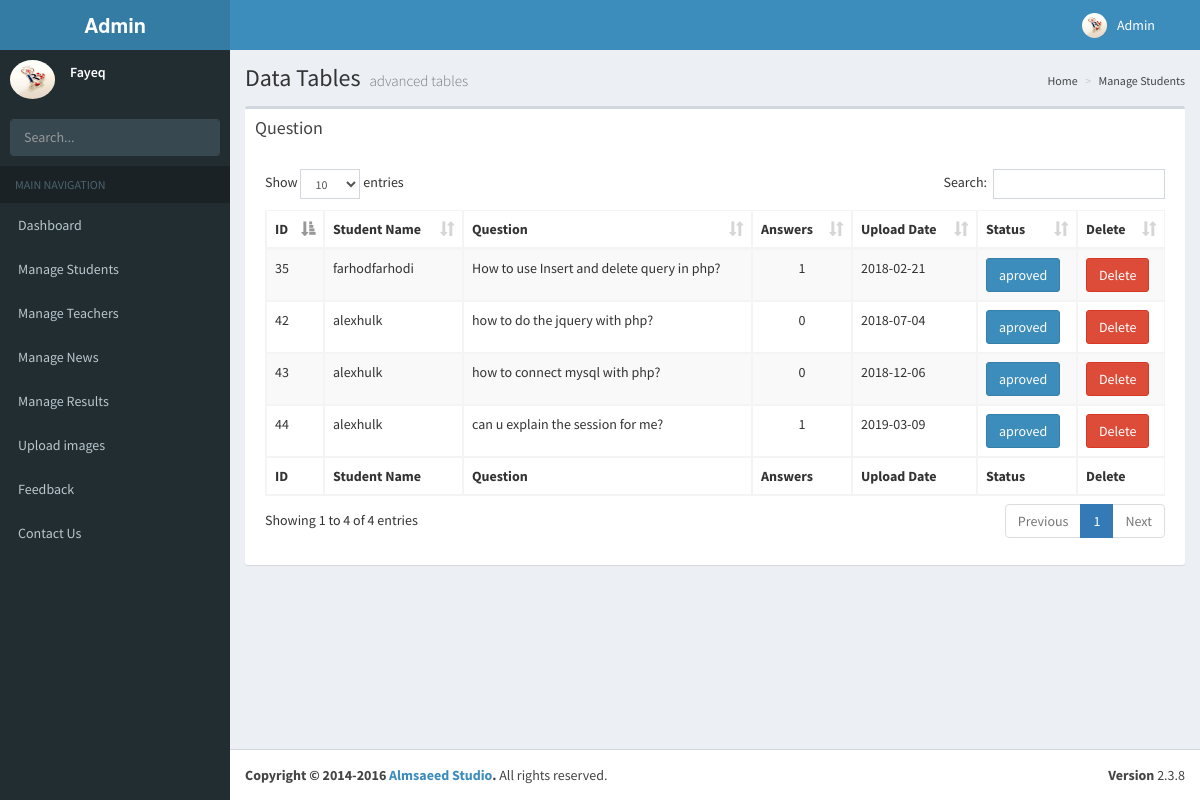
Screenshot of /admin/questions.php (signed in) with the database file from the repository.
### tables this page shows
CREATE TABLE `questions` (
  `Question_id` int(11) NOT NULL,
  `Question` text NOT NULL,
  `Student_id` int(11) DEFAULT NULL,
  `question_date` date NOT NULL,
  `question_status` enum('noaprove','aproved') NOT NULL DEFAULT 'noaprove'
);

CREATE TABLE `students` (
  `Student_id` int(11) NOT NULL,
  `First_name` varchar(15) NOT NULL,
  `Last_name` varchar(15) NOT NULL,
  `User_name` varchar(35) NOT NULL,
  `Password` varchar(70) NOT NULL,
  `image` varchar(30) NOT NULL,
  `Address` text NOT NULL,
  `Gender` varchar(6) NOT NULL,
  `Phone` varchar(12) NOT NULL,
  `DOB` varchar(10) NOT NULL,
  `Department_id` int(11) NOT NULL,
  `token` varchar(11) DEFAULT NULL,
  `status` enum('block','unblock') NOT NULL DEFAULT 'unblock'
);

### admin/questions.php (the view, shortened to what this page needs)
<?php
include'actions/database.php';
include('top_header.php');
include('left_menu.php');
$getQuestion=$connect->query("SELECT *FROM questions JOIN students ON questions.Student_id=students.Student_id where questions.question_status='aproved'");
?>
	<div class="content-wrapper">
    <section class="content-header">
      <h1>
        Data Tables
        <small>advanced tables</small>
      </h1>
      <ol class="breadcrumb">
        <li><a href="#"><i class="fa fa-dashboard"></i> Home</a></li>
        <li><a href="#">Manage Students</a></li>
      </ol>
    </section>
        <section class="content">
      <div class="row">
        <div class="col-xs-12">
          <div class="box">
            <div class="box-header">
              <h3 class="box-title">Question</h3>
            </div>
            <div class="box-body">
            <div class="box-body" style="overflow-x: scroll;">
              <table id="example1" class="table table-bordered table-striped">
                <thead>
                <tr>
                  <th>ID</th>
                  <th>Student Name</th>
                  <th>Question</th>
                  <th>Answers</th>
                  <th>Upload Date</th>
                  <th>Status</th>
                  <th>Delete</th>
                </tr>
                </thead>
                <tbody>
               <?php while($r=$getQuestion->fetch_object()){
                $getAnswer=$connect->query("select *from answer where Question_id=$r->Question_id");
                $count=$getAnswer->num_rows;
                ?>
               <tr>
                 <td><?php echo $r->Question_id;?></td>
                 <td><?php echo $r->First_name.''.$r->Last_name;?></td>
                 <td><?php echo $r->Question;?></td>
                 <td align="center"><?php echo $count;?></td>
                 <td><?php echo $r->question_date;?></td>
                 <td>
                  <a href="actions/approve_question.php?qid=<?php echo $r->Question_id;?>">
                    <button class="btn btn-primary"><?php echo $r->question_status;?></button>
                 </a>
               </td>
              <td>
                  <a href="actions/delete_question.php?qid=<?php echo $r->Question_id;?>" onclick="return confirm('Are You Sure?')">
                    <button class="btn btn-danger">Delete</button>
                  </a>
                </td>
               </tr>
                <?php }?>
                </tbody>
                <tfoot>
                <tr>
                  <th>ID</th>
                  <th>Student Name</th>
                  <th>Question</th>
                  <th>Answers</th>
                  <th>Upload Date</th>
                  <th>Status</th>
                  <th>Delete</th>
                </tr>
                </tfoot>
              </table>
            </div>
            </div>
          </div>
        </div>
      </div>
    </section>
  </div>
<?php
include('footer.php');
?>

### rows the page displays
questions: Question_id "35", Student.First_name "farhod", Student.Last_name "farhodi", Question "How to use Insert and delete query in php?", count "1", question_date "2018-02-21", question_status "aproved"
questions: Question_id "42", Student.First_name "alex", Student.Last_name "hulk", Question "how to do the jquery with php?", count "0", question_date "2018-07-04", question_status "aproved"
questions: Question_id "43", Student.First_name "alex", Student.Last_name "hulk", Question "how to connect mysql with php?", count "0", question_date "2018-12-06", question_status "aproved"
questions: Question_id "44", Student.First_name "alex", Student.Last_name "hulk", Question "can u explain the session for me?", count "1", question_date "2019-03-09", question_status "aproved"
